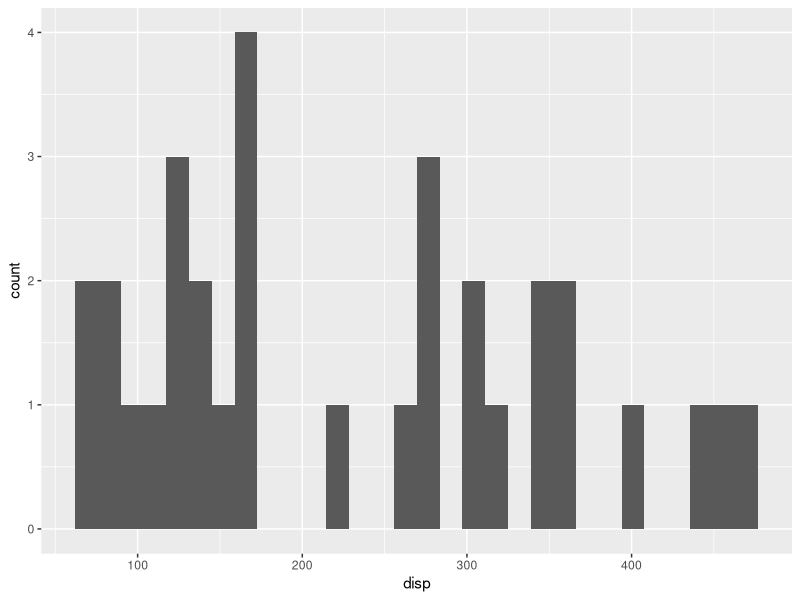

R code for this plot:
## ---- chunk 1
knitr::opts_chunk$set(echo = TRUE)
library(tidyverse)
## ---- chunk 2
mtcars %>% 
  ggplot(aes(x = disp)) + 
  geom_histogram(bins = 30)
